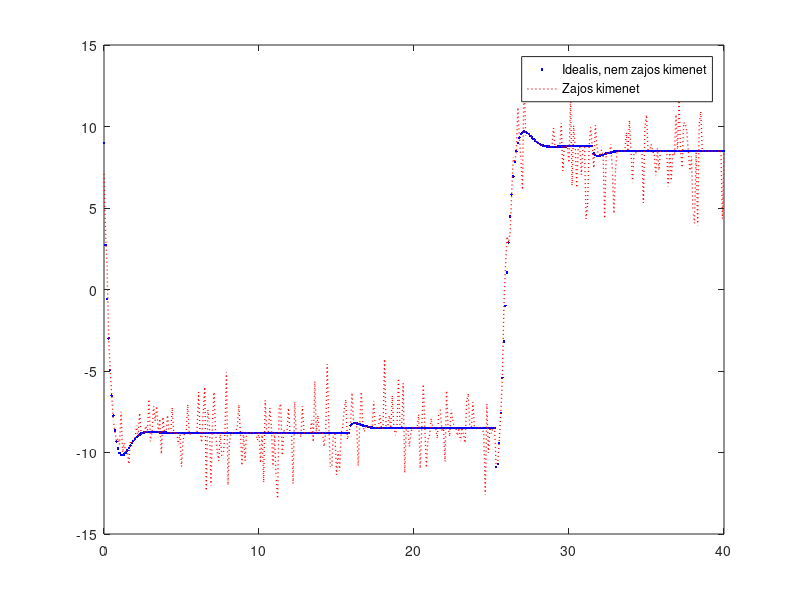
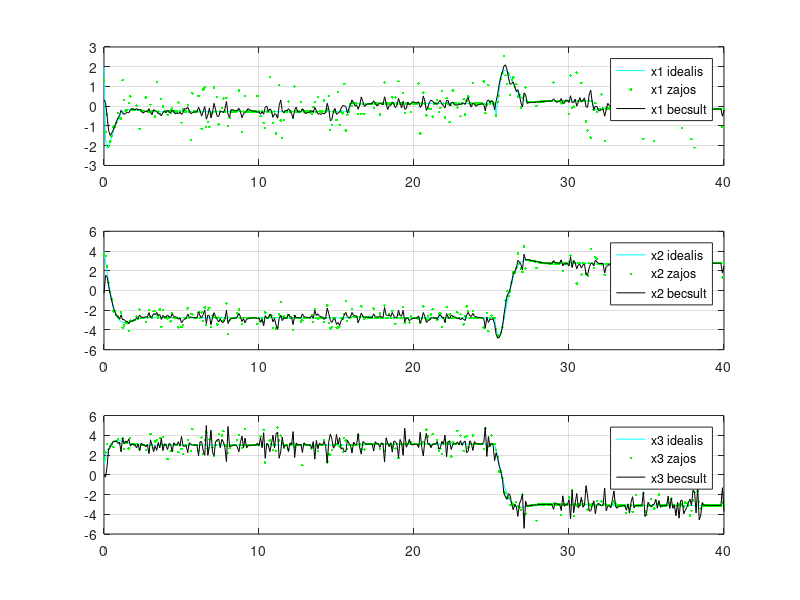
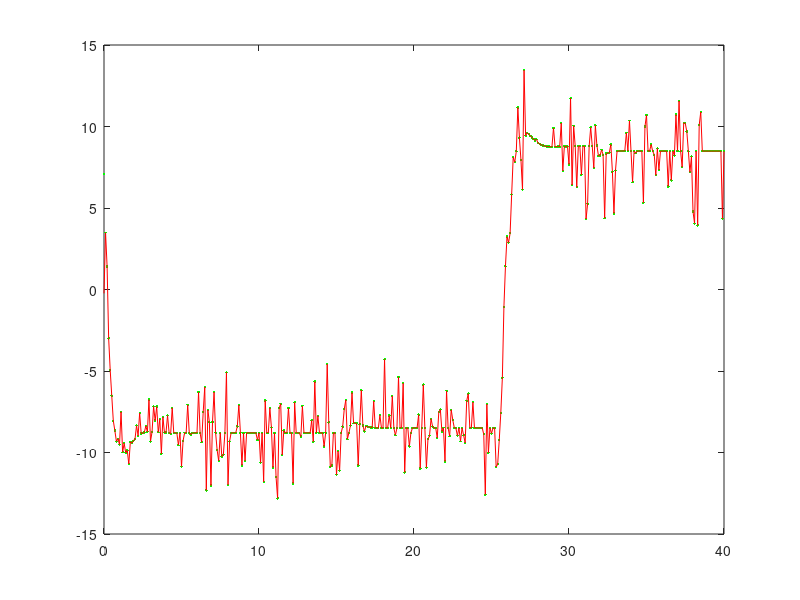
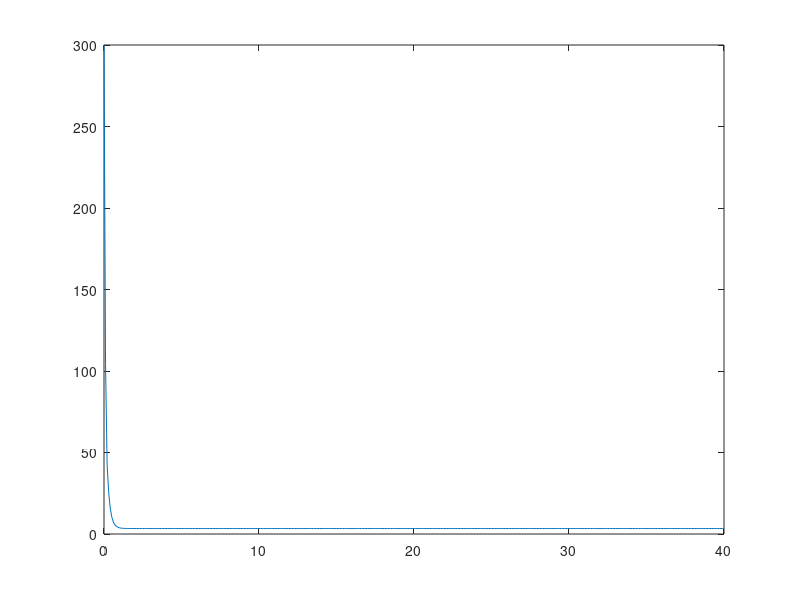

These figures' MATLAB source, in order:
clear all

%% Allapotok
Ad=[0.16   -0.4002   -0.478
    0.0390    0.7032   -0.4637
    0.0028    0.0887    0.9820];

Bd=[0.0390 0.1
    0.0028 0.2
    0.0001 0.1];  % 2 oszlop => 2 bemenet

Cd=[1 2 -1];   % <= egy sor => egy kimenet
D=[0 0]

%% ido es bemenetek
Ts=0.1
t=0:Ts:40;
u1= -5*square(0.2*t)  %bemeno jel1
u2=3*square(t*0.125); %bemeno jel2

x0=[2 4 1]';
sys=ss(Ad,Bd,Cd,D,Ts) % diszkret rendszer letrehozasa (diszkret, mert ott a Ts mintavetelezi periodus)

% meres
u=[u1' u2'];
[y,t,x]=lsim(sys,u,t,x0); % kimenet, ido, es allapotok  kiszamolasa
w= 0.8*randn(length(t),3); % 3 allapot, 3 zaj
v= 0.01*randn(length(t),1);   % 1 kimenet, a zaj dimenzioja is egy


ssq=rand(length(t),1)*2-1;  % [ 0 1] olyan jel, ami hol 0, hol 1
% a zajt nullazza, vagy atengedi
for k=1:length(t)
   if (ssq(k))>0
       ssq(k)=0;
   else
       ssq(k)=1;
    end
end
 
w=[w(:,1).*ssq w(:,2).*ssq w(:,3).*ssq]
v=v.*ssq;

xz=x+w  % N x 3   <= zajos allapotok
yz=Cd*xz'+v';    %  <= zajos kimenet (ez merheto igazan) 


plot(t,y,'b.',t, yz,'r:','Linewidth',1); % abrazolas
legend('Idealis, nem zajos kimenet', 'Zajos kimenet');



Q=cov(w) % 3 x 3
R=cov(v) % 1 x 1


 x0becsult=randn(3,1);  % kezdeti becsult allapot
 P0b=100*eye(3);  % ha randommal indultunk, a P (vagyis a szoras matrix) nagy
                  % ha jo P-bol indulunk, eleg kicsi is
 
 
%% Szimulacio es becslo algoritmus

Allapot_tarolo=[x0becsult]
Kimenet_tarolo=[Cd*x0becsult];
P_tarolo=[trace(P0b)]
for i=2:length(t)     % length(t)-1 <= mert egy allapot mar benne
   % predikcio (megjoslals)
   xtemp=Ad*x0becsult+Bd*u(i,:)'; %megjosolom elore az allapotot
   Ptemp=Ad*P0b+Ad'+Q;            % megjosolom a szorast
   %erosites szamitas
   K=Ptemp*Cd'*inv(Cd*Ptemp*Cd'+R);
   %javitas/frissites
   P0b=(eye(3)-K*Cd)*Ptemp;
   x0becsult=xtemp+K*(yz(i)-Cd*xtemp)
   Allapot_tarolo=[Allapot_tarolo x0becsult];
   ybecsult=Cd*x0becsult;
   Kimenet_tarolo=[Kimenet_tarolo ybecsult]
   P_tarolo=[P_tarolo trace(P0b)]
   
end
figure(2)
subplot(3,1,1)
plot(t,x(:,1), 'c', t,xz(:,1), 'g.', t, Allapot_tarolo(1,:), 'k')
legend('x1 idealis', 'x1 zajos', 'x1 becsult');
grid on;


subplot(3,1,2)
plot(t,x(:,2), 'c', t,xz(:,2), 'g.', t, Allapot_tarolo(2,:), 'k')
legend('x2 idealis', 'x2 zajos', 'x2 becsult');
grid on;

subplot(3,1,3)
plot(t,x(:,3), 'c', t,xz(:,3), 'g.', t, Allapot_tarolo(3,:), 'k')
legend('x3 idealis', 'x3 zajos', 'x3 becsult');
grid on;


figure(3)
plot(t,yz,'g.',t,Kimenet_tarolo,'r');

figure(4)
plot(t, P_tarolo(:));
% 
% abrazolni a x,xz,xb
%             y,yb
%             Ptr
